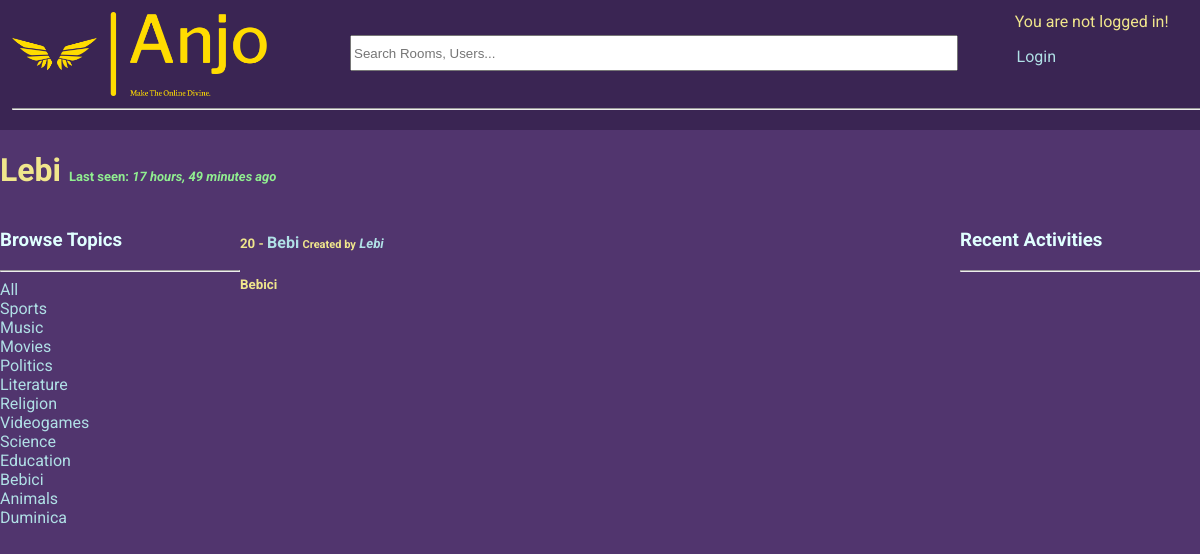
Screenshot of /profile/6/ with the database file from the repository.
### base/models.py (models this page shows, shortened)
class Topic(models.Model):
    name = models.CharField(max_length=200, unique=True)

class Room(models.Model):
    host = models.ForeignKey(User, on_delete=models.SET_NULL, null=True)
    topic = models.ForeignKey(Topic, on_delete=models.SET_NULL, null=True)
    name = models.CharField(max_length=200)
    description = models.TextField(null=True, blank=True)
    participants = models.ManyToManyField(User, related_name='participants', blank=True) # the users currently active in the room
    updated = models.DateTimeField(auto_now=True)
    created = models.DateTimeField(auto_now_add=True)
    class Meta:
        ordering = ['-updated', '-created'] # newest updated item should come first

### base/views.py (the view)
# urls.py: path('profile/<str:pk>/', views.userProfile, name="user-profile"),
def userProfile(request, pk):
    user = User.objects.get(id=pk)
    rooms = user.room_set.all()
    room_messages = user.message_set.all()
    topics = Topic.objects.all()
    context = {'user': user, 'rooms': rooms, 'room_messages': room_messages, 'topics': topics}
    return render(request, 'base/profile.html', context)

### base/templates/base/profile.html (shortened to what this page needs)
{% extends 'main.html' %}
{% load static %}
{% block content %}
<h1>
    <div>
        {{user.username}} <small style="color: lightgreen; font-size: 13px;">Last seen: <i>{{user.last_login|timesince}} ago</i></small>
        </div>
</h1>
<div class="profile-container">
    <div>
        {% include 'base/topics_component.html' %}
    </div>
    <div>
        {% include 'base/feed_component.html' %}
    </div>
    <div>
        {% include 'base/activity_component.html' %}
    </div>
</div>
{% endblock content %}

### base/templates/base/topics_component.html (shortened to what this page needs)
<h3>Browse Topics</h3>
        <hr>
        <div>
            <a href="{% url 'home' %}">All</a>
        </div>
        {% for topic in topics %}
            <div>
                <a href="{% url 'home' %}?q={{topic.name}}">{{topic.name}}</a>
            </div>
        {% endfor %}
        <br>

### base/templates/base/feed_component.html (shortened to what this page needs)
<div>
    {% for room in rooms %}
        <div class="feed-container">
            <h5>
                <div>
                    {{room.id}} - <a style="font-size: 16px;" href="{% url 'room' room.id %}">{{room.name}}</a>
                    <span>
                        <small>Created by</small> <i><a href="{% url 'user-profile' room.host.id %}">{{room.host.username}}</a></i>
                    </span>
                </div>
            </h5>
            <small><b>{{room.topic.name}}</b></small>
        </div>
    {% endfor %}
</div>

### static/css/main.css (style rules this page uses)
:root { font-family: 'Roboto','Franklin Gothic Medium', 'Arial Narrow', Arial, sans-serif; }
body { background-color: rgb(81, 53, 110); color: khaki; margin: 0; width: 100vw; height: 100vh; max-width: 100%; overflow-x: hidden; }
h3 { color: lightcyan; }
a { text-decoration: none; }
a:link { color: powderblue; }

### base/templates/base/profile.html (style rules this page uses)
.profile-container { display: grid; grid-template-columns: 1fr 3fr 1fr; }

### rows the page displays
Topic: name "Sports"
Topic: name "Music"
Topic: name "Movies"
Topic: name "Politics"
Topic: name "Literature"
Topic: name "Religion"
Topic: name "Videogames"
Topic: name "Science"
Topic: name "Education"
Topic: name "Bebici"
Topic: name "Animals"
Topic: name "Duminica"
Room: id "20", name "Bebi", host.username "Lebi", topic.name "Bebici"

### other values shown
{{ user.username }} "Lebi"
{{ user.last_login|timesince }} "17 hours, 49 minutes"
